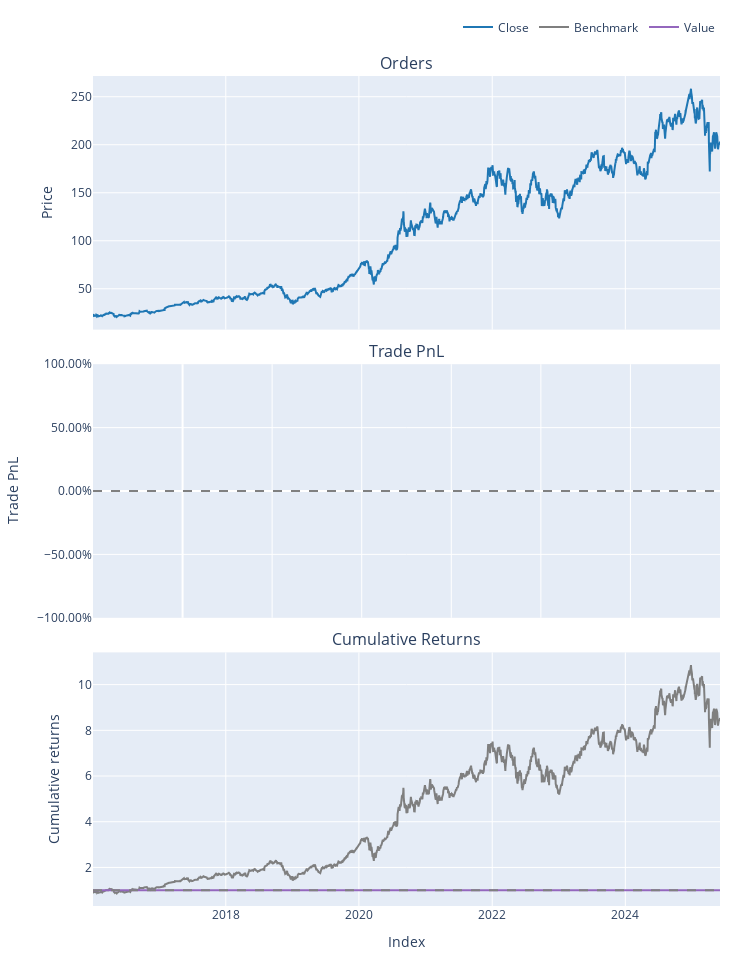
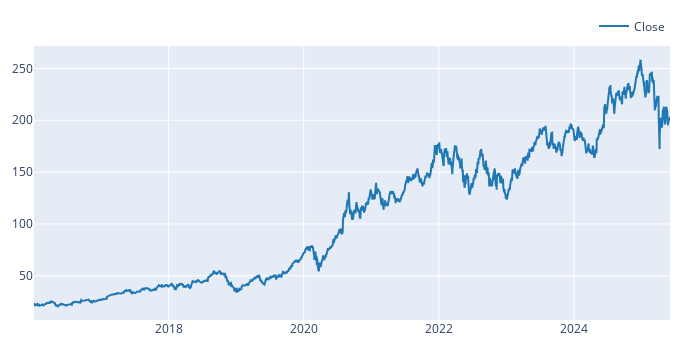
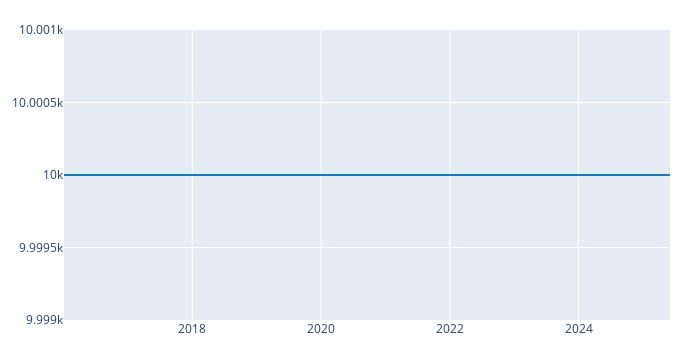

Notebook source saved alongside these figures, in order:
### Code cell
# Create the vectorbt portfolio with long/short capability
pf = vbt.Portfolio.from_signals(
    close=data_with_signals['Close'],
    entries=long_entries,
    exits=long_exits,
    short_entries=short_entries,
    short_exits=short_exits,
    init_cash=10000,  
    freq='1d'       # Data frequency
)

# Display portfolio statistics
print("Portfolio Statistics:")
print(pf.stats())

# Plot the portfolio performance
fig = pf.plot()
fig.show()


# Plot individual trades
trades_fig = pf.trades.plot()
trades_fig.show()

# Plot drawdowns
dd_fig = pf.drawdowns.plot()
dd_fig.show()

### Figure 1 — Plotly figure (JSON) as saved in the notebook; plotly's stock layout.template omitted (floating-point values rounded to 4 significant figures; data arrays with more than 128 entries replaced by an {"elided": "..."} marker saying what was removed)
{"data": [{"legendgroup": "0", "line": {"color": "#1f77b4"}, "name": "Close", "showlegend": true, "type": "scatter", "uid": "e7c31730-a8c6-46d7-a2f0-072f9e9c1508", "x": {"elided": "2368 str values"}, "xaxis": "x", "y": {"elided": "2368 float values"}, "yaxis": "y"}, {"legendgroup": "1", "line": {"color": "#7f7f7f"}, "name": "Benchmark", "showlegend": true, "type": "scatter", "uid": "15f7e4d2-f8cd-407c-bb2a-71759333d087", "x": {"elided": "2368 str values"}, "xaxis": "x3", "y": {"elided": "2368 float values"}, "yaxis": "y3"}, {"legendgroup": "2", "line": {"color": "#9467bd"}, "name": "Value", "showlegend": true, "type": "scatter", "uid": "9850051f-8309-4799-bbd7-d04da443609f", "x": {"elided": "2368 str values"}, "xaxis": "x3", "y": {"elided": "2368 int values"}, "yaxis": "y3"}, {"hoverinfo": "skip", "legendgroup": "3", "line": {"color": "rgba(0, 0, 0, 0)", "width": 0}, "opacity": 0, "showlegend": false, "type": "scatter", "uid": "4827d80c-1658-4944-8ae8-597f0bc1ca16", "x": {"elided": "2368 str values"}, "xaxis": "x3", "y": {"elided": "2368 int values"}, "yaxis": "y3"}], "layout": {"annotations": [{"font": {"size": 16}, "showarrow": false, "text": "Orders", "x": 0.5, "xanchor": "center", "xref": "paper", "y": 1, "yanchor": "bottom", "yref": "paper"}, {"font": {"size": 16}, "showarrow": false, "text": "Trade PnL", "x": 0.5, "xanchor": "center", "xref": "paper", "y": 0.6528, "yanchor": "bottom", "yref": "paper"}, {"font": {"size": 16}, "showarrow": false, "text": "Cumulative Returns", "x": 0.5, "xanchor": "center", "xref": "paper", "y": 0.3056, "yanchor": "bottom", "yref": "paper"}], "height": 960, "legend": {"orientation": "h", "traceorder": "normal", "x": 1, "xanchor": "right", "y": 1.042, "yanchor": "bottom"}, "margin": {"b": 30, "l": 30, "r": 30, "t": 30}, "shapes": [{"line": {"color": "gray", "dash": "dash"}, "type": "line", "x0": 0, "x1": 1, "xref": "paper", "y0": 0, "y1": 0, "yref": "y2"}, {"line": {"color": "gray", "dash": "dash"}, "type": "line", "x0": 0, "x1": 1, "xref": "paper", "y0": 1, "y1": 1, "yref": "y3"}], "showlegend": true, "width": 750, "xaxis": {"anchor": "y", "autorange": true, "domain": [0, 1], "matches": "x3", "range": ["2016-01-04", "2025-06-03"], "showticklabels": false, "type": "date"}, "xaxis2": {"anchor": "y2", "autorange": true, "domain": [0, 1], "matches": "x3", "range": [-1, 6], "showticklabels": false}, "xaxis3": {"anchor": "y3", "autorange": true, "domain": [0, 1], "range": ["2016-01-04", "2025-06-03"], "title": {"text": "Index"}, "type": "date"}, "yaxis": {"anchor": "x", "autorange": true, "domain": [0.6944, 1], "range": [7.439, 271.6], "title": {"text": "Price"}, "type": "linear"}, "yaxis2": {"anchor": "x2", "autorange": true, "domain": [0.3472, 0.6528], "range": [-1, 1], "tickformat": ".2%", "title": {"text": "Trade PnL"}}, "yaxis3": {"anchor": "x3", "autorange": true, "domain": [0, 0.3056], "range": [0.3125, 11.41], "title": {"text": "Cumulative returns"}, "type": "linear"}}}

### Figure 2 — Plotly figure (JSON) as saved in the notebook; plotly's stock layout.template omitted (floating-point values rounded to 4 significant figures; data arrays with more than 128 entries replaced by an {"elided": "..."} marker saying what was removed)
{"data": [{"line": {"color": "#1f77b4"}, "name": "Close", "showlegend": true, "type": "scatter", "uid": "da89c240-8ec5-456b-9789-11928eb6ad3c", "x": {"elided": "2368 str values"}, "y": {"elided": "2368 float values"}}], "layout": {"height": 350, "legend": {"orientation": "h", "traceorder": "normal", "x": 1, "xanchor": "right", "y": 1.02, "yanchor": "bottom"}, "margin": {"b": 30, "l": 30, "r": 30, "t": 30}, "width": 700, "xaxis": {"autorange": true, "range": ["2016-01-04", "2025-06-03"], "type": "date"}, "yaxis": {"autorange": true, "range": [7.439, 271.6], "type": "linear"}}}

### Figure 3 — Plotly figure (JSON) as saved in the notebook; plotly's stock layout.template omitted (floating-point values rounded to 4 significant figures; data arrays with more than 128 entries replaced by an {"elided": "..."} marker saying what was removed)
{"data": [{"line": {"color": "#1f77b4"}, "showlegend": false, "type": "scatter", "uid": "a5009cee-fb50-432d-a2ea-0833c9a3a767", "x": {"elided": "2368 str values"}, "y": {"elided": "2368 int values"}}], "layout": {"height": 350, "legend": {"orientation": "h", "traceorder": "normal", "x": 1, "xanchor": "right", "y": 1.02, "yanchor": "bottom"}, "margin": {"b": 30, "l": 30, "r": 30, "t": 30}, "width": 700, "xaxis": {"autorange": true, "range": ["2016-01-04", "2025-06-03"], "type": "date"}, "yaxis": {"autorange": true, "range": [9999, 10001], "type": "linear"}}}
